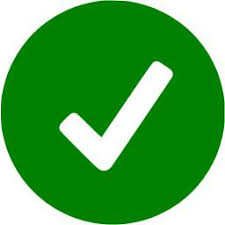
#> input picture check-installs/image.jpg, 225 x 225 px
$ python rotate_image.py --image ../check-installs/image.jpg --angle 5
#> lines starting #> are read from the running program, lines starting #| are printed output that depends on the picture
from pytesseract import Output
import pytesseract
import argparse
import imutils
import cv2

ap = argparse.ArgumentParser()
ap.add_argument("-i", "--image", required=True, help="path to input image")
ap.add_argument("-o", "--output", required=False, help="path to output image. override if not given.")
ap.add_argument("-a", "--angle", required=True, help="rotation angle", type=int)
args = vars(ap.parse_args())

original = cv2.imread(args["image"])
#> original is the input picture: shape (225, 225, 3); mean B, G, R 76.5, 165.1, 75.9

if original is None:
    exit("Thats not an image =(")

# rotate the image and save to disk
angle = args["angle"]
rotated = imutils.rotate_bound(original, angle=args["angle"])
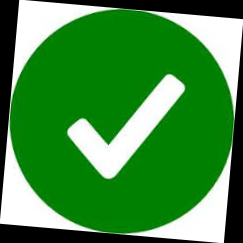
#> rotated: shape (243, 243, 3); mean B, G, R 65.6, 141.6, 65.1
output = args.get("output")
if output:
    text = f"Saving rotated image (by {angle} degrees) into: {output}"
else:
    output = args["image"]
    text = f"Overwriting rotated image (by {angle} degrees) into: {output}"
print(text)
cv2.imwrite(output, rotated)
